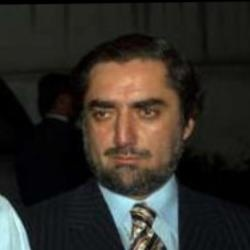
#> input picture project-algorithm/bonus_part/dataset/sad/Abdullah_0003.jpg, 250 x 250 px, given in place of Alain_Cervantes_0001.jpg, which was not available
$ python c2.py
#> lines starting #> are read from the running program, lines starting #| are printed output that depends on the picture; after the words box and inside, x2 and y2 are one past the last pixel; in counts of white or black regions, pixels touching at a corner belong together; pictures that were not available may be replaced by others from this repository, and a replacement may not be noted
import cv2

with open('sad.txt','r') as f:
#> (reads facial/sad.txt from the repository)
    images = [line.strip() for line in f]

face_detector = cv2.CascadeClassifier('haarcascade_frontalface_default.xml')

# For each Emotion, enter one numeric face id
face_id = input('\n Enter Emotion id end press <return> ==>  ')

count = 0

for image in images:
    img = cv2.imread("data_set/sad/"+image)
#> img is the input picture: shape (250, 250, 3); mean B, G, R 39.1, 44.8, 48.7
    gray = cv2.cvtColor(img, cv2.COLOR_BGR2GRAY)
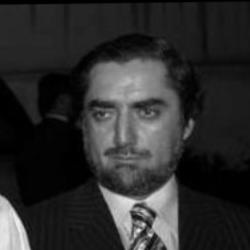
#> gray: shape (250, 250); min 0, max 239, mean 45.3
    faces = face_detector.detectMultiScale(gray, 1.3, 5)
#> faces = [[67, 66, 119, 119]]

    for (x,y,w,h) in faces:

        cv2.rectangle(img, (x,y), (x+w,y+h), (255,0,0), 2)
        count += 1

        # Save the captured image into the datasets folder
        cv2.imwrite("dataset/User." + str(face_id) + '.' + str(count) + ".jpg", gray[y:y+h,x:x+w])
#> this loop made 1 pass
#> (x, y, w, h, count) on pass 1: (67, 66, 119, 119, 1)
#> pass 1, `cv2.imwrite("dataset/User." + str(face_id) + '.' + str(count) + ".jpg"..`:
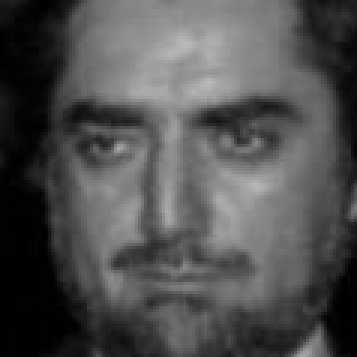
#> saved as User..1.jpg: shape (119, 119) (shown 3 times larger); min 0, max 188, mean 79.4
#> after the loop:
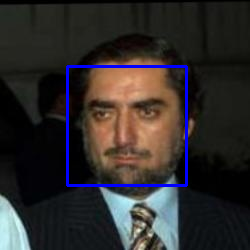
#> img: shape (250, 250, 3); 2.28% of pixels changed, all inside (x1, y1, x2, y2) = (66, 65, 188, 187)
#> after the loop, count = 1
#> pass 2 of the loop `for image in images:`:
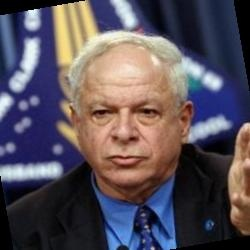
#> input picture project-algorithm/bonus_part/dataset/sad/Aby_Har-Even_0001.jpg, 250 x 250 px, given in place of Alessandra_Cerna_0001.jpg, which was not available
#> img is the input picture: shape (250, 250, 3); mean B, G, R 90.4, 81.2, 89.9
#> `gray = cv2.cvtColor(img, cv2.COLOR_BGR2GRAY)`:
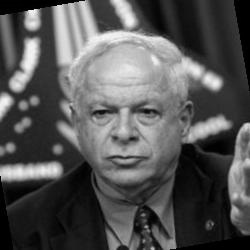
#> gray: shape (250, 250); min 0, max 252, mean 84.8
#> faces = [[69, 69, 113, 113]]
#> the loop `for (x,y,w,h) in faces: ` made 1 pass
#> (x, y, w, h, count) on pass 1: (69, 69, 113, 113, 2)
#> after the loop `for (x,y,w,h) in faces:`:
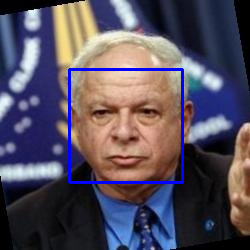
#> img: shape (250, 250, 3); 2.16% of pixels changed, all inside (x1, y1, x2, y2) = (68, 68, 184, 184)
#> after the loop `for (x,y,w,h) in faces:`: count = 2
#> (the run stopped early here; a loop or call above may not have finished)
